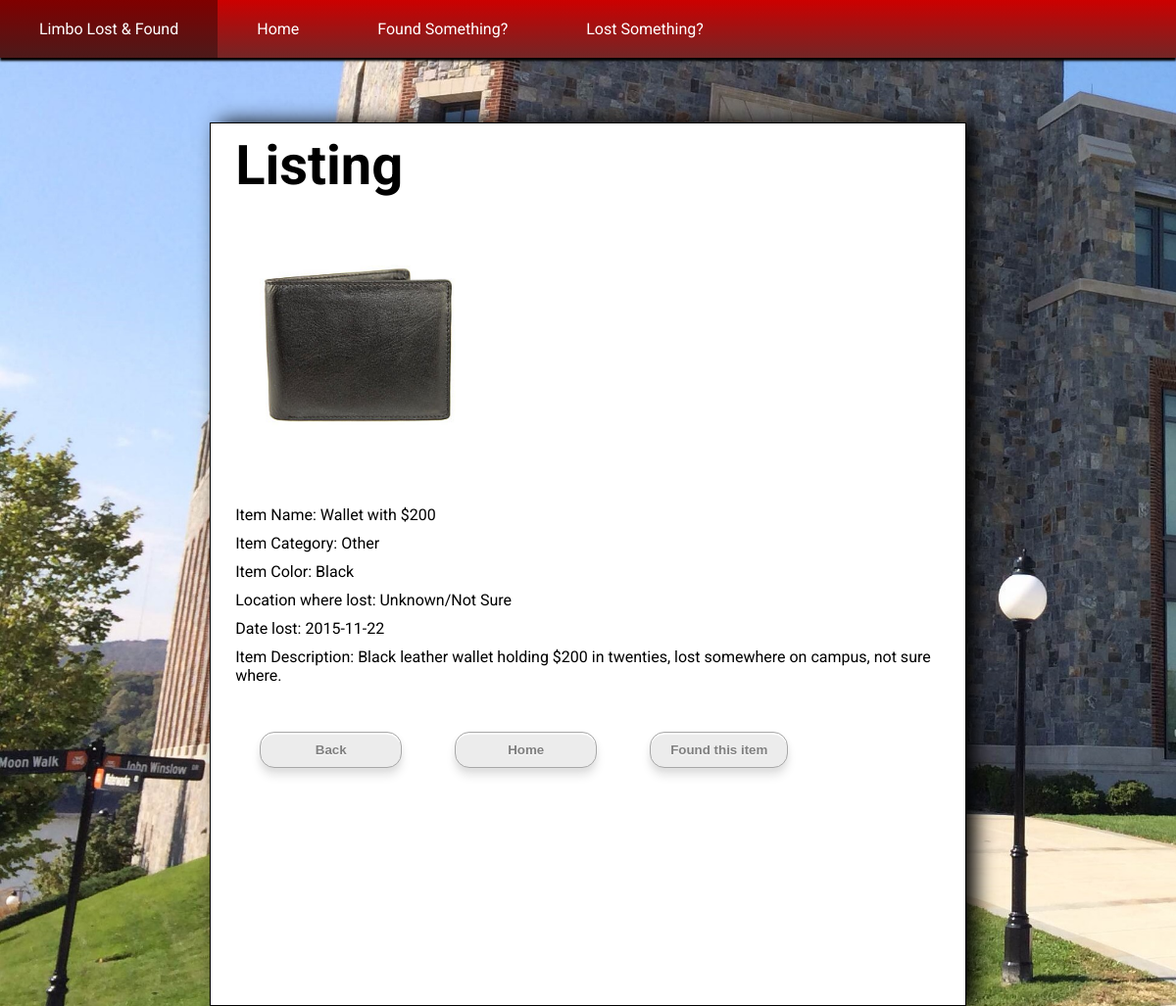
The page /results.php?id=3 on the database as committed earlier.
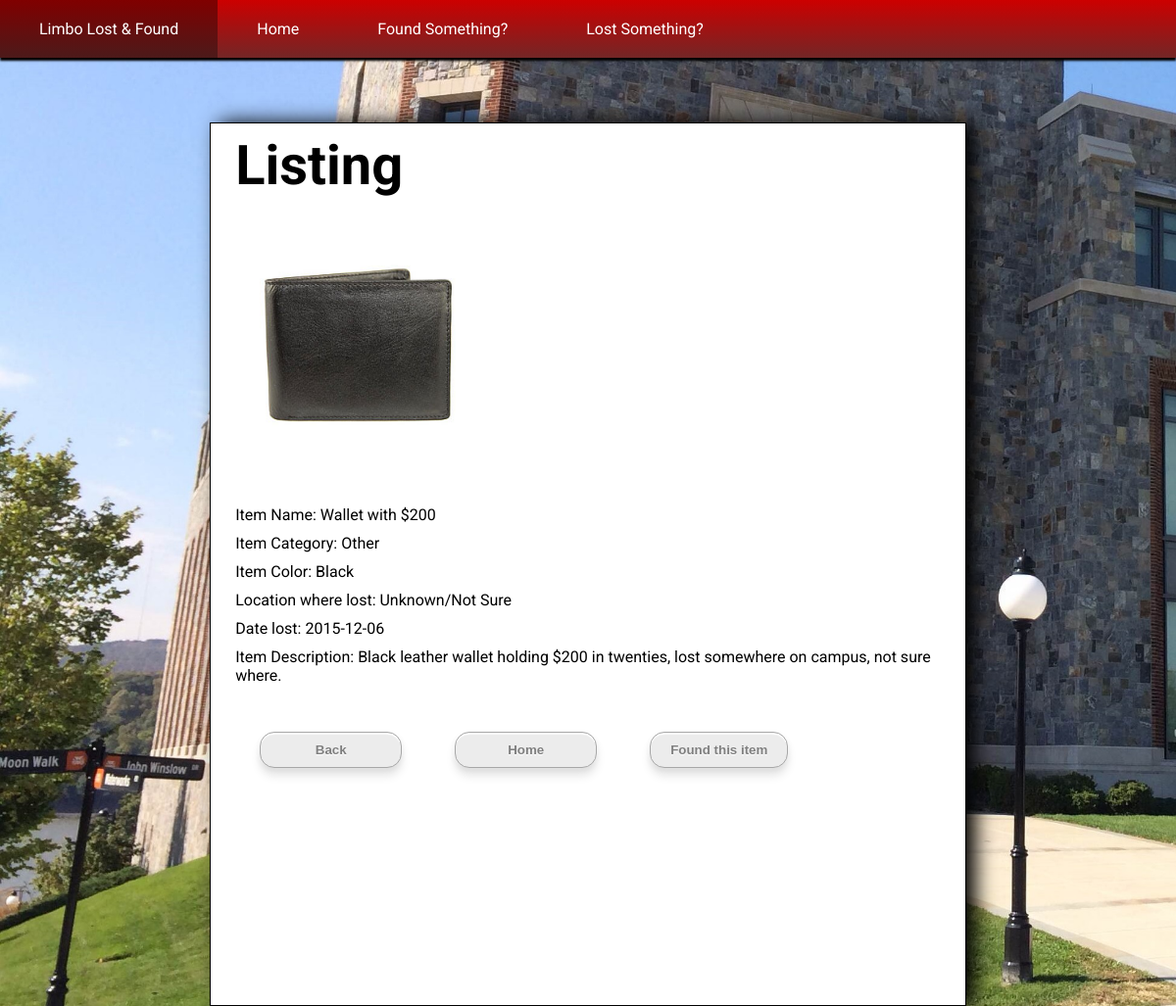
The same page on the database as committed later.
### tables this page shows
CREATE TABLE IF NOT EXISTS stuff(
id INT PRIMARY KEY AUTO_INCREMENT,
item TEXT NOT NULL,
location_id INT NOT NULL,
category SET('Electronics', 'Clothing', 'School Supplies', 'Other') NOT NULL,
color TEXT NOT NULL,
description TEXT NOT NULL,
item_date DATE NOT NULL,
create_date DATE NOT NULL,
update_date DATE NOT NULL,
room TEXT,
uploaderEmail TEXT,
status SET('Found', 'Lost', 'Claimed') NOT NULL,
image TEXT,
FOREIGN KEY (location_id) REFERENCES locations(id)
);

CREATE TABLE IF NOT EXISTS locations(
id INT PRIMARY KEY AUTO_INCREMENT,
create_date DATETIME NOT NULL,
update_date DATETIME NOT NULL,
location_name TEXT NOT NULL);

### includes/helpers.php (the view, shortened to what this page needs)
<?php
function buildEmailButton($dbc, $id){
  $query = 'SELECT status FROM stuff WHERE id =' . $id;
  $results = mysqli_query($dbc , $query);
  if($results){
    while ($row = mysqli_fetch_array($results, MYSQLI_ASSOC)){
        if ($row['status'] == "Found") {
             echo '<button onClick="getEmailAddress(' . $id . ')"/>Claim item</button>';
        } else if ($row['status'] == "Lost") {
             echo '<button onClick="getEmailAddress(' . $id . ')"/>Found this item</button>';
        }
     }
  }
}
function show_listing($dbc, $id) {
  $query = 'SELECT * FROM stuff LEFT JOIN locations ON stuff.location_id=locations.id WHERE stuff.id = ' . $id;
  $results = mysqli_query( $dbc , $query ) ;
  if( $results )
  {
      echo '<H1>Listing</H1>' ;
      if( $row = mysqli_fetch_array( $results , MYSQLI_ASSOC ) )
      {
        echo '<img src="' . $row['image'] . '" style="width:200px; height: auto; margin:50px" />';
        echo '<p>Item Name: ' . $row['item'] . '</p>';
        echo '<p>Item Category: ' . $row['category'] . '</p>';
        echo '<p>Item Color: ' . $row['color'] . '</p>';
        if($row['location_name'])
          echo '<p>Location where ' . strtolower($row['status']) . ': ' . $row['location_name'] . '</p>';
        echo '<p>Date ' . strtolower($row['status']) . ': ' . $row['item_date'] .'</p>';
        echo '<p>Item Description: ' . $row['description'] . '</p>';
      }
  }
}

Rows that differ between the two databases and show on the page:
changed stuff "Wallet with $200": item_date "2015-11-22" → "2015-12-06"
